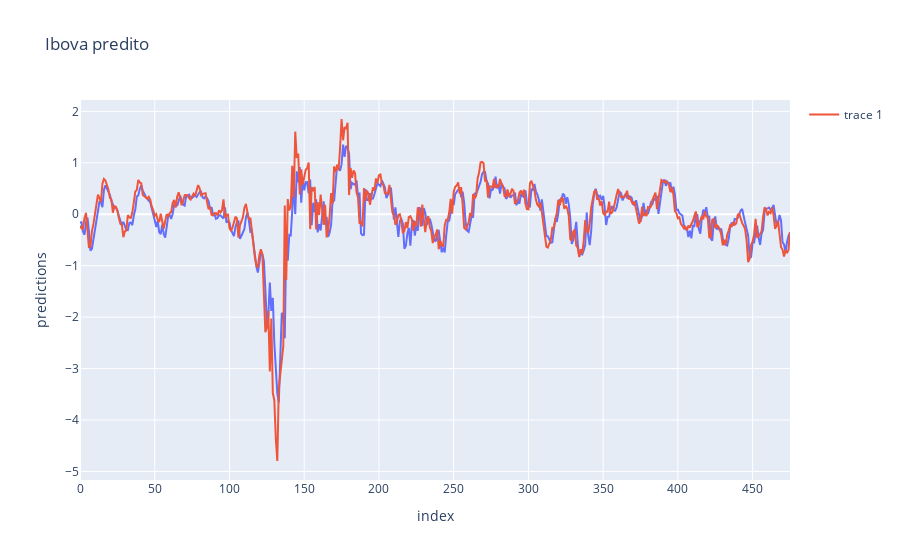

Here is the notebook cell this chart was saved with:
### Code cell
# TODO: ver de plotar o RMSE pra cima e pra baixo 
show_copare_prediction()

### Figure 1 — Plotly figure (JSON) as saved in the notebook; plotly's stock layout.template omitted (floating-point values rounded to 4 significant figures; data arrays with more than 128 entries replaced by an {"elided": "..."} marker saying what was removed)
{"data": [{"hovertemplate": "index=%{x}<br>predictions=%{y}<extra></extra>", "legendgroup": "", "line": {"color": "#636efa", "dash": "solid"}, "marker": {"symbol": "circle"}, "mode": "lines", "name": "", "orientation": "v", "showlegend": false, "type": "scatter", "x": {"elided": "476 int values"}, "xaxis": "x", "y": {"elided": "476 float values"}, "yaxis": "y"}, {"mode": "lines", "type": "scatter", "x": {"elided": "476 int values"}, "y": {"elided": "476 float values"}}], "layout": {"legend": {"tracegroupgap": 0}, "title": {"text": "Ibova predito"}, "xaxis": {"anchor": "y", "domain": [0, 1], "title": {"text": "index"}}, "yaxis": {"anchor": "x", "domain": [0, 1], "title": {"text": "predictions"}}}}
